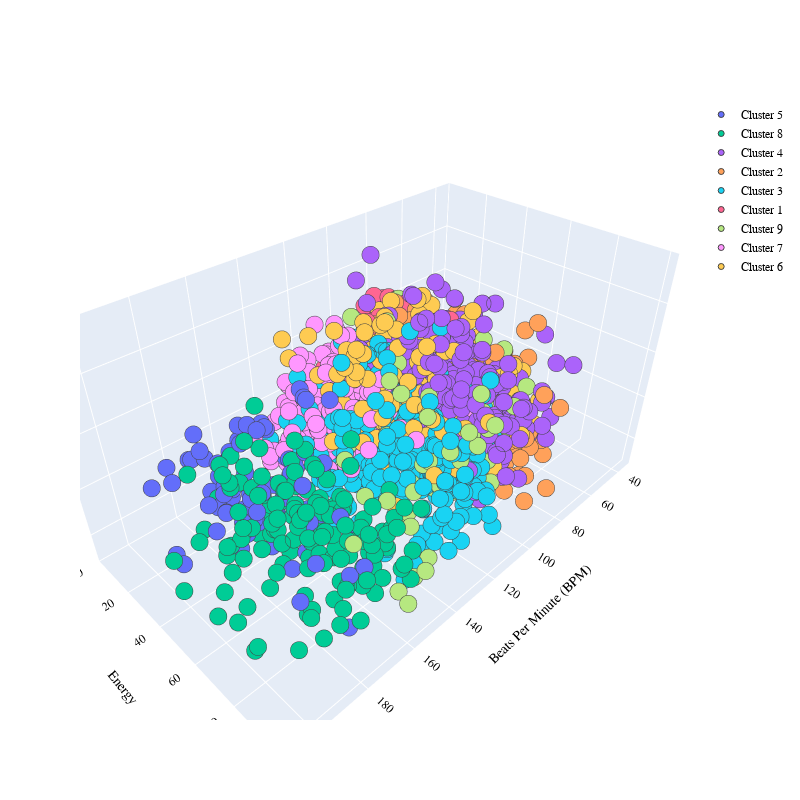

The code cell stored with this chart in its notebook:
### Code cell
import plotly.graph_objects as go
PLOT = go.Figure()
for i in list(data['Music Segments'].unique()):
     
    PLOT.add_trace(go.Scatter3d(x = data[data['Music Segments'] == i]['Beats Per Minute (BPM)'],
                                y = data[data['Music Segments'] == i]['Energy'],
                                z = data[data['Music Segments'] == i]['Danceability'],
                                mode = 'markers' , marker_size = 6 , marker_line_width = 1,
                                name = str(i)))
PLOT.update_traces(hovertemplate= 'Beats Per Minute (BPM): %{x} <br>Energy: %{y} <br>Danceability: %{z}')

PLOT.update_layout(width = 800 , height = 800 , autosize = True , showlegend = True,
                  scene = dict(xaxis=dict(title = 'Beats Per Minute (BPM)', titlefont_color = 'black'),
                               yaxis=dict(title = 'Energy', titlefont_color = 'black'),
                               zaxis=dict(title = 'Danceability', titlefont_color = 'black')),
                  font = dict(family = 'Gilroy', color = 'black', size = 12))

### Figure 1 — Plotly figure (JSON) as saved in the notebook; plotly's stock layout.template omitted (floating-point values rounded to 4 significant figures; data arrays with more than 128 entries replaced by an {"elided": "..."} marker saying what was removed)
{"data": [{"hovertemplate": "Beats Per Minute (BPM): %{x} <br>Energy: %{y} <br>Danceability: %{z}", "marker": {"line": {"width": 1}, "size": 6}, "mode": "markers", "name": "Cluster 5", "type": "scatter3d", "x": [157, 176, 178, 160, 171, 173, 162, 144, 174, 179, 170, 186, 151, 199, 160, 166, 155, 174, 174, 161, 170, 163, 150, 155, 159, 162, 169, 184, 156, 167, 181, 146, 148, 169, 159, 180, 178, 177, 200, 184, 151, 178, 194, 190, 204, 159, 170, 171, 177, 172, 161, 172, 175, 156, 174, 176, 148, 174, 143, 164, 166, 177, 167, 179, 154, 175, 172, 174, 144, 176, 170, 182, 168, 175, 168, 174], "y": [30, 74, 68, 61, 20, 30, 33, 34, 6, 47, 68, 40, 46, 36, 64, 29, 54, 28, 13, 38, 46, 51, 66, 28, 17, 57, 26, 34, 50, 47, 39, 31, 41, 38, 16, 43, 34, 32, 42, 9, 32, 29, 93, 24, 41, 57, 35, 34, 55, 94, 26, 14, 45, 41, 90, 47, 48, 33, 48, 43, 50, 21, 61, 54, 24, 10, 40, 38, 26, 91, 34, 50, 7, 76, 80, 26], "z": [53, 66, 30, 36, 34, 32, 56, 64, 35, 33, 44, 32, 69, 28, 59, 38, 27, 36, 50, 35, 18, 49, 25, 50, 48, 37, 47, 38, 53, 30, 36, 30, 66, 23, 41, 22, 39, 29, 29, 39, 38, 30, 49, 45, 62, 35, 56, 28, 52, 46, 54, 39, 42, 45, 41, 35, 39, 38, 66, 26, 40, 49, 24, 45, 50, 38, 39, 21, 36, 21, 25, 40, 17, 36, 53, 45]}, {"hovertemplate": "Beats Per Minute (BPM): %{x} <br>Energy: %{y} <br>Danceability: %{z}", "marker": {"line": {"width": 1}, "size": 6}, "mode": "markers", "name": "nan", "type": "scatter3d", "x": [], "y": [], "z": []}, {"hovertemplate": "Beats Per Minute (BPM): %{x} <br>Energy: %{y} <br>Danceability: %{z}", "marker": {"line": {"width": 1}, "size": 6}, "mode": "markers", "name": "Cluster 8", "type": "scatter3d", "x": {"elided": "157 int values"}, "y": {"elided": "157 int values"}, "z": {"elided": "157 int values"}}, {"hovertemplate": "Beats Per Minute (BPM): %{x} <br>Energy: %{y} <br>Danceability: %{z}", "marker": {"line": {"width": 1}, "size": 6}, "mode": "markers", "name": "Cluster 4", "type": "scatter3d", "x": {"elided": "318 int values"}, "y": {"elided": "318 int values"}, "z": {"elided": "318 int values"}}, {"hovertemplate": "Beats Per Minute (BPM): %{x} <br>Energy: %{y} <br>Danceability: %{z}", "marker": {"line": {"width": 1}, "size": 6}, "mode": "markers", "name": "Cluster 2", "type": "scatter3d", "x": {"elided": "247 int values"}, "y": {"elided": "247 int values"}, "z": {"elided": "247 int values"}}, {"hovertemplate": "Beats Per Minute (BPM): %{x} <br>Energy: %{y} <br>Danceability: %{z}", "marker": {"line": {"width": 1}, "size": 6}, "mode": "markers", "name": "Cluster 3", "type": "scatter3d", "x": {"elided": "313 int values"}, "y": {"elided": "313 int values"}, "z": {"elided": "313 int values"}}, {"hovertemplate": "Beats Per Minute (BPM): %{x} <br>Energy: %{y} <br>Danceability: %{z}", "marker": {"line": {"width": 1}, "size": 6}, "mode": "markers", "name": "Cluster 1", "type": "scatter3d", "x": {"elided": "198 int values"}, "y": {"elided": "198 int values"}, "z": {"elided": "198 int values"}}, {"hovertemplate": "Beats Per Minute (BPM): %{x} <br>Energy: %{y} <br>Danceability: %{z}", "marker": {"line": {"width": 1}, "size": 6}, "mode": "markers", "name": "Cluster 9", "type": "scatter3d", "x": [102, 117, 115, 92, 92, 104, 157, 107, 85, 136, 128, 136, 130, 159, 112, 104, 150, 110, 96, 81, 105, 114, 130, 139, 90, 112, 174, 131, 94, 136, 100, 84, 148, 114, 135, 111, 92, 125, 95, 147, 118, 116, 147, 130, 121, 123, 104, 100, 134, 134, 112, 78, 89, 101, 135, 125, 111, 117, 156, 92, 91, 95, 106, 133, 117, 105, 119, 117, 127, 129, 147, 117, 113, 106, 111, 120, 140, 99, 120, 102, 92, 134, 103, 94, 109, 115, 84, 92, 135, 110, 106, 133, 134, 122, 127, 149, 163, 96, 85, 122, 127], "y": [88, 93, 46, 76, 69, 92, 93, 79, 76, 85, 77, 93, 32, 99, 59, 86, 93, 86, 63, 56, 86, 89, 49, 71, 66, 77, 92, 83, 75, 78, 47, 40, 60, 93, 72, 64, 88, 88, 79, 68, 89, 87, 89, 50, 76, 59, 51, 45, 51, 75, 81, 68, 64, 88, 89, 68, 74, 93, 87, 61, 82, 85, 68, 64, 92, 78, 75, 79, 96, 94, 95, 71, 45, 84, 85, 32, 90, 64, 34, 72, 65, 82, 75, 52, 59, 39, 13, 29, 72, 86, 85, 80, 51, 98, 90, 90, 46, 67, 56, 72, 87], "z": [54, 38, 83, 52, 76, 66, 23, 69, 37, 58, 74, 66, 53, 24, 30, 54, 24, 50, 66, 37, 64, 59, 41, 82, 54, 65, 55, 43, 65, 45, 32, 70, 51, 41, 76, 62, 66, 56, 36, 40, 76, 55, 55, 55, 61, 76, 38, 49, 45, 29, 60, 66, 57, 54, 50, 46, 60, 52, 56, 63, 67, 60, 63, 55, 64, 55, 50, 61, 65, 70, 26, 66, 37, 46, 64, 43, 23, 44, 82, 59, 48, 72, 35, 56, 57, 62, 21, 77, 27, 33, 54, 52, 41, 71, 56, 43, 36, 45, 40, 62, 41]}, {"hovertemplate": "Beats Per Minute (BPM): %{x} <br>Energy: %{y} <br>Danceability: %{z}", "marker": {"line": {"width": 1}, "size": 6}, "mode": "markers", "name": "Cluster 7", "type": "scatter3d", "x": {"elided": "189 int values"}, "y": {"elided": "189 int values"}, "z": {"elided": "189 int values"}}, {"hovertemplate": "Beats Per Minute (BPM): %{x} <br>Energy: %{y} <br>Danceability: %{z}", "marker": {"line": {"width": 1}, "size": 6}, "mode": "markers", "name": "Cluster 6", "type": "scatter3d", "x": {"elided": "192 int values"}, "y": {"elided": "192 int values"}, "z": {"elided": "192 int values"}}], "layout": {"autosize": true, "font": {"color": "black", "family": "Gilroy", "size": 12}, "height": 800, "scene": {"xaxis": {"title": {"font": {"color": "black"}, "text": "Beats Per Minute (BPM)"}}, "yaxis": {"title": {"font": {"color": "black"}, "text": "Energy"}}, "zaxis": {"title": {"font": {"color": "black"}, "text": "Danceability"}}}, "showlegend": true, "width": 800}}
